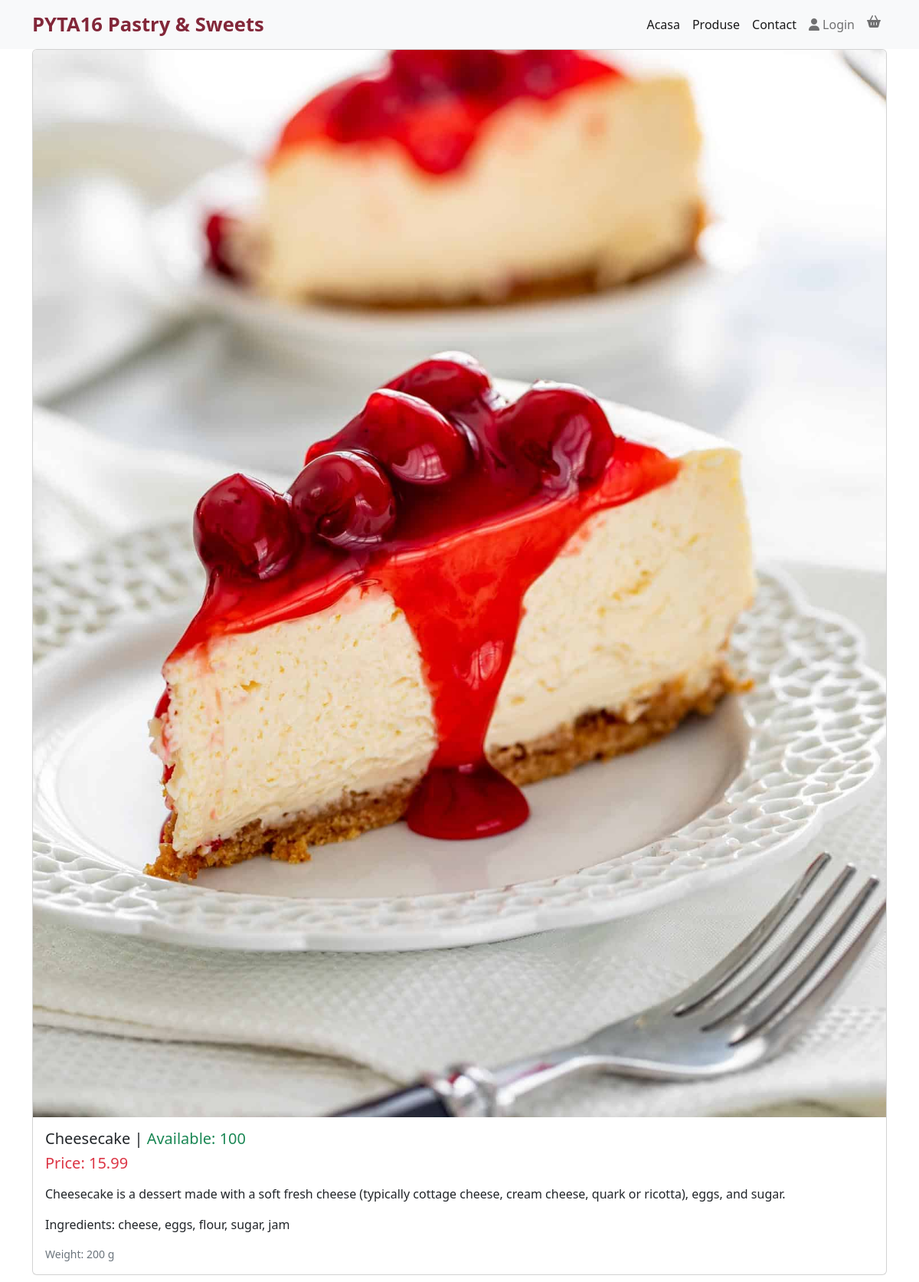
The app's page /products/2 with its own data.
### marketplaceapp/models.py (models this page shows)
class Product(models.Model):
    name=models.CharField(max_length=255)
    description=models.TextField()
    ingredients=models.TextField()
    price=models.DecimalField(max_digits=10, decimal_places=2)
    weight_grams=models.IntegerField()
    available_quantity=models.IntegerField()
    image=models.ImageField(upload_to="product_images", null=True, blank=True)
    def __str__(self):
        return self.name

### marketplaceapp/views.py (the view)
# urls.py: path("products/<int:product_id>", views.product_detail, name="product_detail")
def product_detail(request,product_id):
    product=get_object_or_404(Product,pk=product_id)
    print(product)
    context={
        "product":product
    }
    return  render(request, "marketplaceapp/product_detail.html", context)

### marketplaceapp/templates/marketplaceapp/product_detail.html
{% extends "marketplaceapp/base.html" %}
{% block content %}
<div class="container">
    <div class="card mb-3">
  <img src="{{ product.image.url }}" class="card-img-top" alt="...">
  <div class="card-body">
    <h5 class="card-title">{{ product.name }} | <span class="text-success">Available: {{product.available_quantity}}</span></h5>
    <h5 class="card-title text-danger">Price: {{ product.price }}</h5>
    <p class="card-text"><p> {{product.description}}</p>
    <p class="card-text"><p>Ingredients: {{product.ingredients}}</p>
    <p class="card-text"><small class="text-muted">Weight: {{ product.weight_grams }} g</small></p>
  </div>
</div>
</div>
{% endblock %}

### records on screen
Product: image (picture), name "Cheesecake", available_quantity "100", price "15.99", description "Cheesecake is a dessert made with a soft fresh cheese (typically cottage cheese, cream cheese, quark or ricotta), eggs, and sugar.", ingredients "cheese, eggs, flour, sugar, jam", weight_grams "200"
